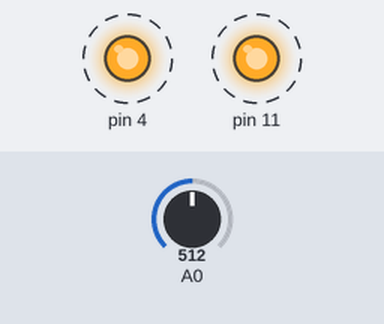
The sketch below on a simulated Arduino Uno, built with avr-gcc and run on an emulated ATmega328P. Parts: output pins drawn as LEDs (lit = HIGH). Dashed ring = blinking. The test bench sets the inputs (shaded band); at power-on: A0 = 512.

Above: at 2.8 s.
2.9 s: A0 set to 315
6.4 s: A0 set to 286
At 7.3 s:
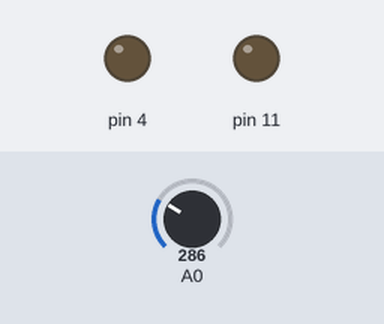
9.1 s: A0 set to 306
At 9.9 s:
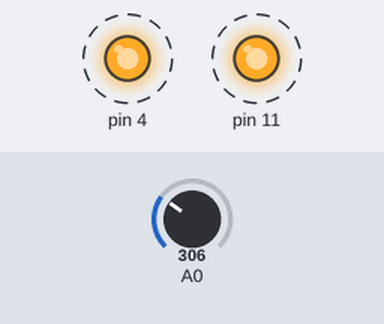
15.1 s: A0 set to 290
At 16.0 s:
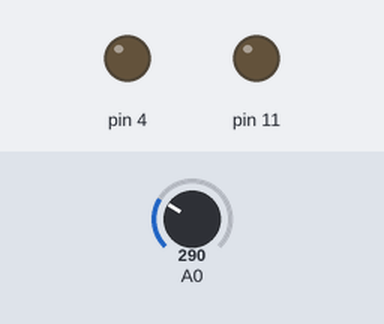
Timing chart, 0 to 18.1 s (numbered marks = the images above; inputs shaded):
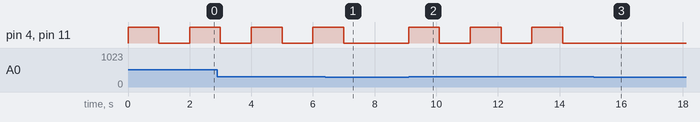

Measured:
- the behaviour switches between 301 and 300 on A0 (found by bisection; images 0 and 1)
- after the input at 6.4 s, pin 4, pin 11: goes on until 7.0 s, then stays LOW
- after the input at 9.1 s, pin 4, pin 11: alternates HIGH for 1.0 s and LOW for 1.0 s, starting at once
- after the input at 15.1 s, pin 4, pin 11: stops changing and stays LOW
- by itself, pin 4, pin 11: alternates HIGH for 1.0 s and LOW for 1.0 s

The sketch:

codigoArduino.ino
```cpp
void setup()
{
  pinMode(A0, INPUT);
  pinMode(11, OUTPUT);
  pinMode(4, OUTPUT);
}

void loop()
{
  if (analogRead(A0) > 300) {
    digitalWrite(11, HIGH);
    digitalWrite(4, HIGH);
    delay(1000);
    digitalWrite(11, LOW);
    digitalWrite(4, LOW);
    delay(1000);
  } else {
    digitalWrite(11, LOW);
    digitalWrite(4, LOW);
  }
}
```
